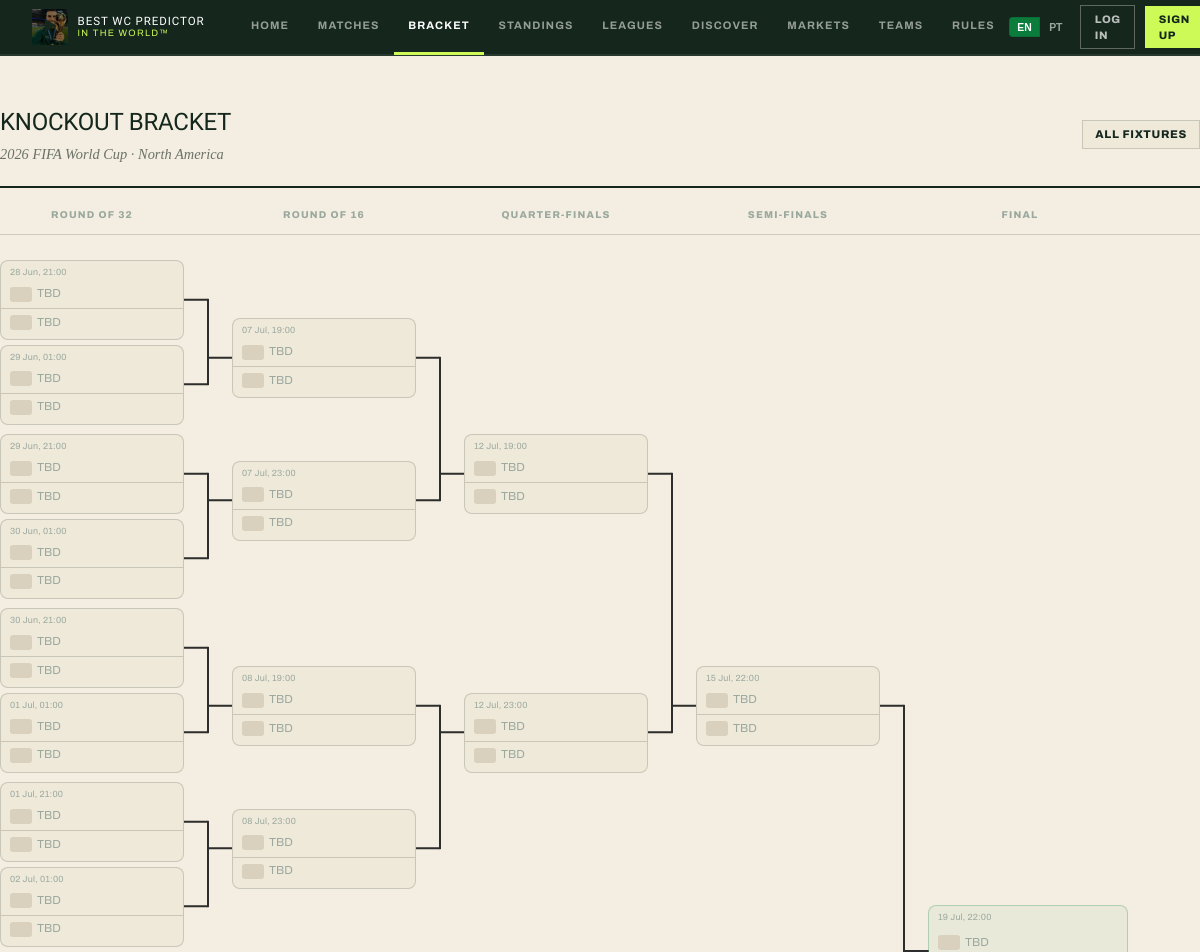
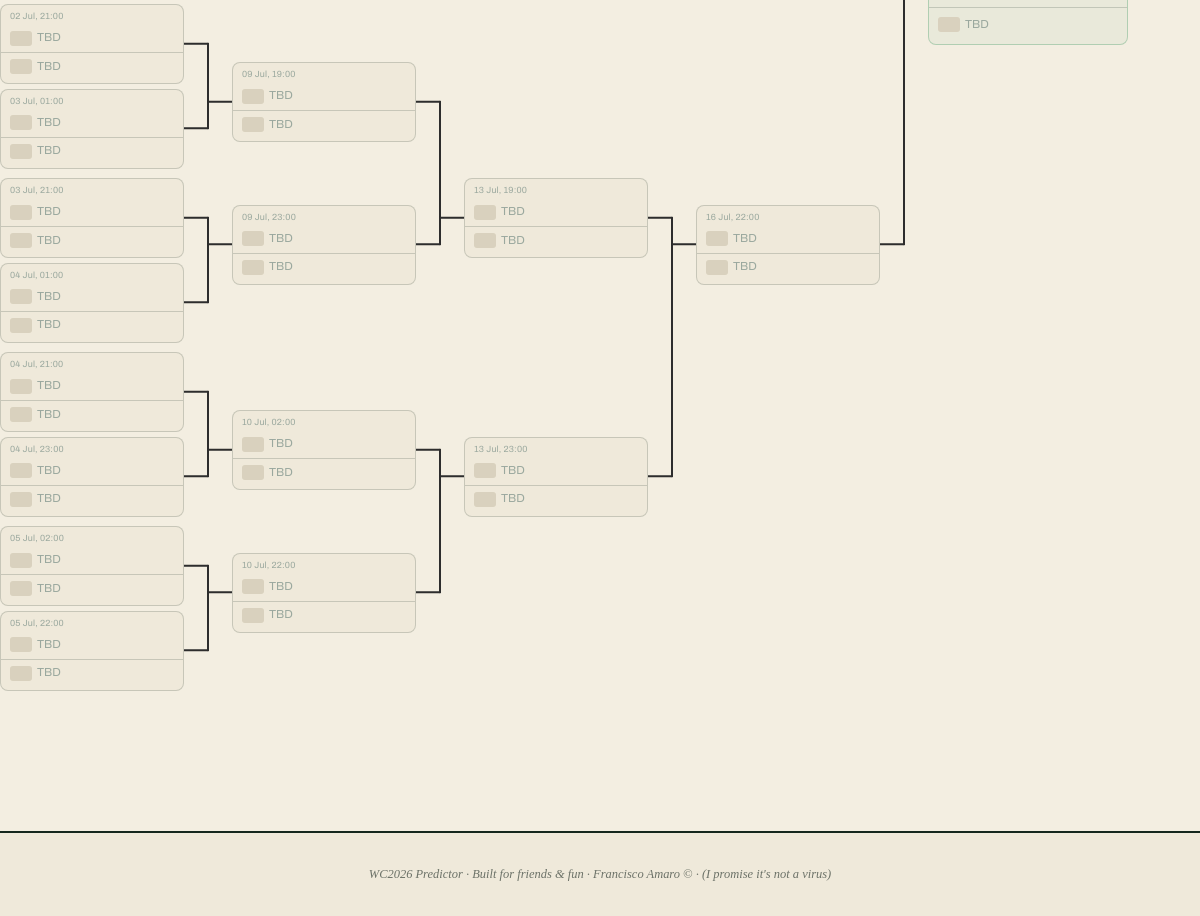
The page /knockout on the database its author committed (2 pictures, top to bottom).
### app/models.py (models this page shows, shortened)
class Match(Base):
    __tablename__ = "matches"
    id = Column(Integer, primary_key=True, index=True)
    match_number = Column(Integer, nullable=False, unique=True)
    home_team_id = Column(Integer, ForeignKey("teams.id"), nullable=True)
    away_team_id = Column(Integer, ForeignKey("teams.id"), nullable=True)
    home_team_tbd = Column(String(50), nullable=True)
    away_team_tbd = Column(String(50), nullable=True)
    group_letter = Column(String(1), nullable=True)
    round = Column(String(20), nullable=False)  # group/r32/r16/qf/sf/third/final
    match_date = Column(DateTime, nullable=False)
    venue = Column(String(100), nullable=False)
    home_score = Column(Integer, nullable=True)   # score after 90 min
    away_score = Column(Integer, nullable=True)
    winner_team_id = Column(Integer, ForeignKey("teams.id"), nullable=True)  # who advanced (for ET/pens)
    status = Column(String(20), default="scheduled")  # scheduled/live/finished
    home_team = relationship("Team", foreign_keys=[home_team_id], back_populates="home_matches")
    away_team = relationship("Team", foreign_keys=[away_team_id], back_populates="away_matches")
    winner_team = relationship("Team", foreign_keys=[winner_team_id])
    predictions = relationship("Prediction", back_populates="match", cascade="all, delete-orphan")
    goals = relationship("Goal", back_populates="match", cascade="all, delete-orphan", order_by="Goal.minute")

### app/routers/matches.py (the view)
@router.get("/knockout")
async def knockout_bracket(request: Request, db: Session = Depends(get_db)):
    user = auth.get_current_user(request, db)
    _ensure_ko_schedule(db)
    ko_matches = (
        db.query(models.Match)
        .filter(models.Match.round.in_(["r32", "r16", "qf", "sf", "final"]))
        .order_by(models.Match.match_number)
        .all()
    )
    rounds: dict[str, list] = {r: [] for r in ["r32", "r16", "qf", "sf", "final"]}
    for m in ko_matches:
        if m.round in rounds:
            rounds[m.round].append(m)
    for rnd, expected in ROUND_SIZES.items():
        while len(rounds[rnd]) < expected:
            rounds[rnd].append(None)
    def to_pairs(lst):
        pairs = []
        for i in range(0, len(lst), 2):
            pairs.append((lst[i], lst[i + 1] if i + 1 < len(lst) else None))
        return pairs
    bracket = {
        "r32":   to_pairs(rounds["r32"]),
        "r16":   to_pairs(rounds["r16"]),
        "qf":    to_pairs(rounds["qf"]),
        "sf":    to_pairs(rounds["sf"]),
        "final": rounds["final"][0] if rounds["final"] else None,
    }
    return templates.TemplateResponse(
        "matches/bracket.html",
        {
            "request": request,
            "user": user,
            "bracket": bracket,
            "now": datetime.utcnow(),
        },
    )

### app/templates/matches/bracket.html (shortened to what this page needs)
{% extends "base.html" %}
{% block content %}
{% macro render_match(m, is_final=false) %}
{% if m %}
{% set done = m.status == 'finished' %}
{% set live = m.status == 'live' %}
{% set hw = m.winner_team_id == m.home_team_id if (done and m.winner_team_id) else none %}
<div class="ko-match{% if done %} ko-match-done{% elif live %} ko-match-live{% endif %}{% if is_final %} ko-match-final{% endif %}">
  <div class="ko-match-date">
    {{ m.match_date.strftime('%d %b, %H:%M') }}
  </div>
  <div class="ko-team{% if done and hw == false %} ko-team-loser{% endif %}">
    {% if m.home_team %}
      <img src="{{ flag_url(m.home_team.code) }}" class="ko-flag" alt="{{ m.home_team.code }}">
      <span class="ko-name">{{ m.home_team.name }}</span>
    {% else %}
      <span class="ko-tbd-box"></span>
      <span class="ko-name ko-name-tbd">TBD</span>
    {% endif %}
  </div>
  <div class="ko-divider"></div>
  <div class="ko-team{% if done and hw == true %} ko-team-loser{% endif %}">
    {% if m.away_team %}
      <img src="{{ flag_url(m.away_team.code) }}" class="ko-flag" alt="{{ m.away_team.code }}">
      <span class="ko-name">{{ m.away_team.name }}</span>
    {% else %}
      <span class="ko-tbd-box"></span>
      <span class="ko-name ko-name-tbd">TBD</span>
    {% endif %}
  </div>
</div>
{% endif %}
{% endmacro %}
<div class="container ko-page">
  <div class="page-header" style="margin-bottom:1.25rem">
    <div style="display:flex;align-items:center;justify-content:space-between;flex-wrap:wrap;gap:.75rem">
      <div>
        <h1>Knockout Bracket</h1>
        <p class="page-header-sub">2026 FIFA World Cup · North America</p>
      </div>
      <a href="/fixtures" class="btn btn-secondary btn-sm">All Fixtures</a>
    </div>
  </div>
  <div class="ko-headers">
    <div class="ko-hdr">Round of 32</div>
    <div class="ko-hdr">Round of 16</div>
    <div class="ko-hdr">Quarter-finals</div>
    <div class="ko-hdr">Semi-finals</div>
    <div class="ko-hdr">Final</div>
  </div>
  <div class="ko-scroll">
    <div class="ko-wrapper" id="koWrapper">
      <svg id="ko-svg" aria-hidden="true"></svg>
      <div class="ko-bracket">
        <div class="ko-col" id="ko-r32">
          {% for ma, mb in bracket.r32 %}
          <div class="ko-pair" data-pair="{{ loop.index0 }}">
            {{ render_match(ma) }}
            {{ render_match(mb) }}
          </div>
          {% endfor %}
        </div>
        <div class="ko-col" id="ko-r16">
          {% for ma, mb in bracket.r16 %}
          <div class="ko-pair" data-pair="{{ loop.index0 }}">
            {{ render_match(ma) }}
            {{ render_match(mb) }}
          </div>
          {% endfor %}
        </div>
        <div class="ko-col" id="ko-qf">
          {% for ma, mb in bracket.qf %}
          <div class="ko-pair" data-pair="{{ loop.index0 }}">
            {{ render_match(ma) }}
            {{ render_match(mb) }}
          </div>
          {% endfor %}
        </div>
        <div class="ko-col" id="ko-sf">
          {% for ma, mb in bracket.sf %}
          <div class="ko-pair" data-pair="{{ loop.index0 }}">
            {{ render_match(ma) }}
            {{ render_match(mb) }}
          </div>
          {% endfor %}
        </div>
        <div class="ko-col ko-col-final" id="ko-final">
          {{ render_match(bracket.final, is_final=true) }}
        </div>
      </div>
    </div>
  </div>
</div>
{% endblock %}

### app/templates/base.html (shortened to what this page needs)
<!DOCTYPE html>
<html lang="en">
<head>
  <link rel="stylesheet" href="/static/css/style.css">
</head>
<body>
{% set _lang = request.cookies.get('lang', user.language if user and user.language else 'en') %}
  <nav class="navbar">
    <a href="/" class="navbar-brand">
      <div class="brand-icon" style="overflow:hidden;padding:0;background:none;border:none;position:relative;cursor:pointer"
           id="logoBtn" title="Play / Pause">
        <img src="/static/img/logo.jpg" alt="Logo" style="width:36px;height:36px;object-fit:cover;display:block;">
        <div id="playIcon" style="position:absolute;inset:0;display:flex;align-items:center;justify-content:center;background:rgba(0,0,0,.45);font-size:.9rem;transition:opacity .15s">▶</div>
      </div>
      <div class="brand-text">
        <div class="brand-title">Best WC Predictor</div>
        <div class="brand-year">In The World™</div>
      </div>
    </a>
    <div class="nav-links">
      <a href="/" class="nav-link {% if request.url.path == '/' %}active{% endif %}">{{ t('nav.home', _lang) }}</a>
      <a href="/fixtures" class="nav-link {% if '/fixtures' in request.url.path %}active{% endif %}">{{ t('nav.matches', _lang) }}</a>
      <a href="/knockout" class="nav-link {% if '/knockout' in request.url.path %}active{% endif %}">{{ t('nav.bracket', _lang) }}</a>
      <a href="/standings" class="nav-link {% if '/standings' in request.url.path %}active{% endif %}">{{ t('nav.standings', _lang) }}</a>
      <a href="/leagues" class="nav-link {% if '/leagues' in request.url.path and '/leagues/' not in request.url.path and '/discover' not in request.url.path %}active{% endif %}">{{ t('nav.leagues', _lang) }}</a>
      <a href="/leagues/discover" class="nav-link {% if '/discover' in request.url.path %}active{% endif %}">{{ t('nav.discover', _lang) }}</a>
      <a href="/markets" class="nav-link {% if '/markets' in request.url.path %}active{% endif %}">{{ t('nav.markets', _lang) }}</a>
      <a href="/teams" class="nav-link {% if '/teams' in request.url.path %}active{% endif %}">{{ t('nav.teams', _lang) }}</a>
      <a href="/rules" class="nav-link {% if '/rules' in request.url.path %}active{% endif %}">Rules</a>
    </div>
    <div class="nav-right">
      <form action="/set-language" method="post" style="margin:0;display:flex;gap:2px">
        <button type="submit" name="lang" value="en"
                style="background:{% if _lang == 'en' %}var(--primary){% else %}transparent{% endif %};
                       border:1px solid var(--border);border-radius:4px 0 0 4px;
                       color:{% if _lang == 'en' %}#fff{% else %}var(--text-3){% endif %};
                       padding:.2rem .45rem;font-size:.65rem;font-weight:700;cursor:pointer">EN</button>
        <button type="submit" name="lang" value="pt"
                style="background:{% if _lang == 'pt' %}var(--primary){% else %}transparent{% endif %};
                       border:1px solid var(--border);border-left:none;border-radius:0 4px 4px 0;
                       color:{% if _lang == 'pt' %}#fff{% else %}var(--text-3){% endif %};
                       padding:.2rem .45rem;font-size:.65rem;font-weight:700;cursor:pointer">PT</button>
      </form>
      {% if user %}
        <a href="/profile/{{ user.username }}" class="avatar-chip" style="text-decoration:none">
          {{ avatar_html(user, "sm") | safe }}
          <span style="font-size:.78rem;font-weight:600;color:var(--text-1)">
            {{ user.display_name or user.username }}
            {% if user.is_superadmin %}<span class="superadmin-dot"></span>{% endif %}
          </span>
        </a>
        {% if user.is_superadmin %}
        <a href="/admin" class="btn-nav btn-nav-outline" style="color:var(--gold);border-color:var(--gold)">Admin</a>
        {% endif %}
        <form action="/logout" method="post" style="margin:0">
          <button type="submit" class="btn-nav btn-nav-outline">{{ t('nav.logout', _lang) }}</button>
        </form>
      {% else %}
        <a href="/login" class="btn-nav btn-nav-outline">{{ t('nav.login', _lang) }}</a>
        <a href="/register" class="btn-nav btn-nav-primary">{{ t('nav.signup', _lang) }}</a>
      {% endif %}
    </div>
  </nav>
  <main>{% block content %}{% endblock %}</main>
  <footer>
    <p>{{ t('footer.text', _lang) }}</p>
  </footer>
</body>
</html>

### app/static/css/style.css (style rules this page uses)
:root { --pg-paper: #f3eee1; --pg-card: #fbf8ef; --pg-foot: #efe9da; --pg-ink: #15271d; --pg-green: #0a7d3c; --pg-gd: #06532a; --pg-lime: #cdfa57; --pg-muted: #6c7268; --pg-cons: #e3ddcd; --pg-sub: #b9c2ad; --bg-0: #f3eee1; --bg-1: #fbf8ef; --bg-2: #efe9da; --bg-3: #e5dece; --bg-4: #d9d1be; --border: rgba(21,39,29,.18); --border-2: rgba(21,39,29,.28); --accent: #0a7d3c; --primary: #0a7d3c; --gold: #0a7d3c; --gold-2: #075e2d; --red: #dc2626; --green: #0a7d3c; --blue: #0891b2; --text-0: #15271d; --text-1: #15271d; --text-2: #6c7268; --text-3: #9aa89e; --nav-h: 56px; --radius: 0px; --radius-lg: 0px; }
*, *::before, *::after { box-sizing: border-box; margin: 0; padding: 0; }
html { font-size: 16px; scroll-behavior: smooth; overflow-x: hidden; }
body { overflow-x: hidden; }
body { background-color: var(--pg-paper); color: var(--pg-ink); font-family: "Archivo", -apple-system, BlinkMacSystemFont, "Segoe UI", sans-serif; min-height: 100vh; line-height: 1.5; }
body::before, body::after { display: none; }
body > *:not(#ytBg) { position: relative; z-index: 1; }
a { color: inherit; text-decoration: none; }
img { display: block; }
.navbar { height: var(--nav-h); background: var(--pg-ink); display: flex; align-items: center; padding: 0 2rem; border-bottom: 2px solid rgba(255,255,255,.08); position: sticky !important; top: 0; z-index: 100 !important; }
.navbar-brand { display: flex; align-items: center; gap: .6rem; margin-right: 2rem; flex-shrink: 0; }
.brand-icon { width: 36px; height: 36px; display: flex; align-items: center; justify-content: center; }
.brand-text { line-height: 1.15; }
.brand-title { font-family: "Archivo Black", sans-serif; font-size: .72rem; font-weight: 400; letter-spacing: .08em; text-transform: uppercase; color: #fff; }
.brand-year { font-size: .58rem; color: var(--pg-lime); letter-spacing: .14em; text-transform: uppercase; }
.nav-links { display: flex; align-items: stretch; flex: 1; }
.nav-link { padding: 0 .9rem; height: var(--nav-h); display: flex; align-items: center; font-family: "Archivo", sans-serif; font-size: .68rem; font-weight: 700; letter-spacing: .1em; text-transform: uppercase; color: rgba(255,255,255,.55); border-bottom: 3px solid transparent; transition: color .15s, border-color .15s; }
.nav-link.active { color: #fff; border-bottom-color: var(--pg-lime); }
.nav-right { display: flex; align-items: center; gap: .6rem; margin-left: auto; }
.btn-nav { padding: .32rem .85rem; font-family: "Archivo", sans-serif; font-size: .68rem; font-weight: 800; letter-spacing: .06em; border-radius: 0; cursor: pointer; border: none; transition: all .15s; text-transform: uppercase; }
.btn-nav-outline { background: transparent; border: 1.5px solid rgba(255,255,255,.3); color: rgba(255,255,255,.7); }
.btn-nav-primary { background: var(--pg-lime); color: var(--pg-ink); }
.container { max-width: 1200px; margin: 0 auto; padding: 0 1.5rem; }
.btn { display: inline-flex; align-items: center; justify-content: center; gap: .4rem; padding: .6rem 1.25rem; font-family: "Archivo", sans-serif; font-size: .8rem; font-weight: 800; border-radius: 0; border: none; cursor: pointer; transition: all .15s; text-decoration: none; letter-spacing: .06em; white-space: nowrap; text-transform: uppercase; }
.btn-secondary { background: var(--pg-foot); color: var(--pg-ink); border: 1px solid var(--border); }
.btn-sm { padding: .32rem .75rem; font-size: .7rem; }
.page-header { padding: 1.5rem 0 1.25rem; border-bottom: 2px solid var(--pg-ink); margin-bottom: 2rem; }
.page-header h1 { font-family: "Archivo Black", sans-serif; font-size: 1.5rem; font-weight: 400; letter-spacing: -.01em; text-transform: uppercase; }
.page-header-sub { font-family: "Spectral", serif; font-style: italic; font-size: .9rem; color: var(--pg-muted); margin-top: .25rem; }
footer { margin-top: 4rem; padding: 2rem; border-top: 2px solid var(--pg-ink); background: var(--pg-foot); text-align: center; font-family: "Spectral", serif; font-style: italic; font-size: .78rem; color: var(--pg-muted); }
img { max-width: 100%; }

### rows shown on the page
Match: match_date "28 Jun, 21:00"
Match: match_date "29 Jun, 01:00"
Match: match_date "29 Jun, 21:00"
Match: match_date "30 Jun, 01:00"
Match: match_date "30 Jun, 21:00"
Match: match_date "01 Jul, 01:00"
Match: match_date "01 Jul, 21:00"
Match: match_date "02 Jul, 01:00"
Match: match_date "02 Jul, 21:00"
Match: match_date "03 Jul, 01:00"
Match: match_date "03 Jul, 21:00"
Match: match_date "04 Jul, 01:00"
Match: match_date "04 Jul, 21:00"
Match: match_date "04 Jul, 23:00"
Match: match_date "05 Jul, 02:00"
Match: match_date "05 Jul, 22:00"
Match: match_date "07 Jul, 19:00"
Match: match_date "07 Jul, 23:00"
Match: match_date "08 Jul, 19:00"
Match: match_date "08 Jul, 23:00"
Match: match_date "09 Jul, 19:00"
Match: match_date "09 Jul, 23:00"
Match: match_date "10 Jul, 02:00"
Match: match_date "10 Jul, 22:00"
Match: match_date "12 Jul, 19:00"
Match: match_date "12 Jul, 23:00"
Match: match_date "13 Jul, 19:00"
Match: match_date "13 Jul, 23:00"
Match: match_date "15 Jul, 22:00"
Match: match_date "16 Jul, 22:00"
Match: match_date "19 Jul, 22:00"

### other values the page prints
{{ t('nav.home', _lang) }} "HOME"
{{ t('nav.matches', _lang) }} "MATCHES"
{{ t('nav.bracket', _lang) }} "BRACKET"
{{ t('nav.standings', _lang) }} "STANDINGS"
{{ t('nav.leagues', _lang) }} "LEAGUES"
{{ t('nav.discover', _lang) }} "DISCOVER"
{{ t('nav.markets', _lang) }} "MARKETS"
{{ t('nav.teams', _lang) }} "TEAMS"
{{ t('nav.login', _lang) }} "LOG IN"
{{ t('nav.signup', _lang) }} "SIGN UP"
{{ t('footer.text', _lang) }} "WC2026 Predictor · Built for friends & fun · Francisco Amaro © · (I promise it's not a virus)"
